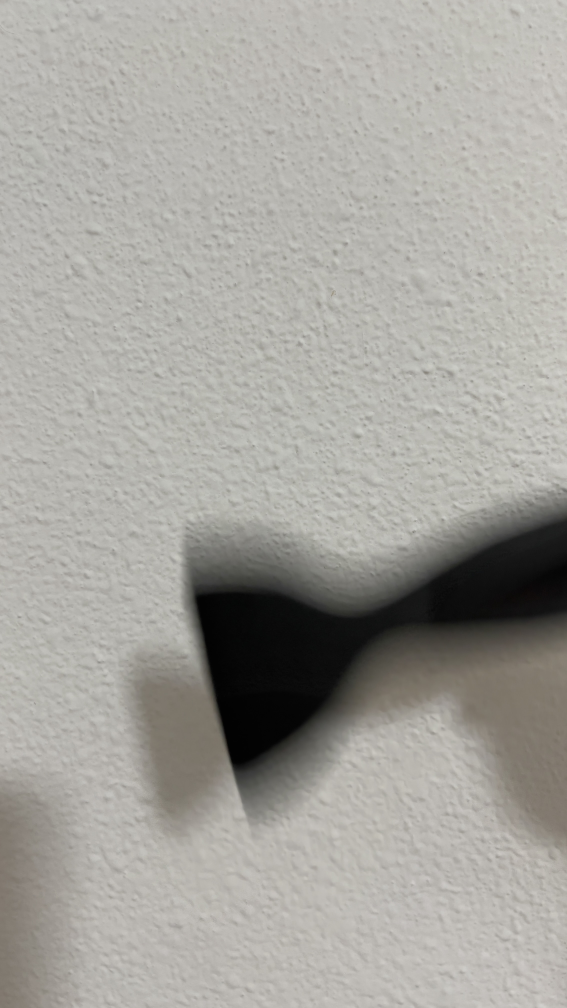
#> input picture assets/images/IMG_1143.jpg, 2268 x 4032 px (shown at 1/4 size)
$ python compute_alpha.py ../../assets/images/IMG_1143.jpg ../../assets/images/car.jpg 5
#> lines starting #> are read from the running program, lines starting #| are printed output that depends on the picture
### src/closed_form_matting.py
#!/usr/bin/env python
"""Implementation of Closed-Form Matting.

This module implements natural image matting method described in:
    Levin, Anat, Dani Lischinski, and Yair Weiss. "A closed-form solution to natural image matting."
    IEEE Transactions on Pattern Analysis and Machine Intelligence 30.2 (2008): 228-242.

The code can be used in two ways:
    1. By importing solve_foregound_background in your code:
        ```
            import closed_form_matting
            ...
            # For scribles input
            alpha = closed_form_matting.closed_form_matting_with_scribbles(image, scribbles)

            # For trimap input
            alpha = closed_form_matting.closed_form_matting_with_trimap(image, trimap)

            # For prior with confidence
            alpha = closed_form_matting.closed_form_matting_with_prior(
                image, prior, prior_confidence, optional_const_mask)

            # To get Matting Laplacian for image
            laplacian = compute_laplacian(image, optional_const_mask)
        ```
    2. From command line:
        ```
            # Scribbles input
            ./closed_form_matting.py input_image.png -s scribbles_image.png  -o output_alpha.png

            # Trimap input
            ./closed_form_matting.py input_image.png -t scribbles_image.png  -o output_alpha.png

            # Add flag --solve-fg to compute foreground color and output RGBA image instead
            # of alpha.
        ```
"""

from __future__ import division

import logging

import cv2
import numpy as np
from numpy.lib.stride_tricks import as_strided
import scipy.sparse
import scipy.sparse.linalg

def _rolling_block(A, block=(3, 3)):
    """Applies sliding window to given matrix."""
    shape = (A.shape[0] - block[0] + 1, A.shape[1] - block[1] + 1) + block
    strides = (A.strides[0], A.strides[1]) + A.strides
    return as_strided(A, shape=shape, strides=strides)


def compute_laplacian(img: np.ndarray, mask=None, eps: float =10**(-7), win_rad: int =1):
    """Computes Matting Laplacian for a given image.

    Args:
        img: 3-dim numpy matrix with input image
        mask: mask of pixels for which Laplacian will be computed.
            If not set Laplacian will be computed for all pixels.
        eps: regularization parameter controlling alpha smoothness
            from Eq. 12 of the original paper. Defaults to 1e-7.
        win_rad: radius of window used to build Matting Laplacian (i.e.
            radius of omega_k in Eq. 12).
    Returns: sparse matrix holding Matting Laplacian.
    """

    win_size = (win_rad * 2 + 1) ** 2
    h, w, d = img.shape
    # Number of window centre indices in h, w axes
    c_h, c_w = h - 2 * win_rad, w - 2 * win_rad
    win_diam = win_rad * 2 + 1

    indsM = np.arange(h * w).reshape((h, w))
    ravelImg = img.reshape(h * w, d)
    win_inds = _rolling_block(indsM, block=(win_diam, win_diam))

    win_inds = win_inds.reshape(c_h, c_w, win_size)
    if mask is not None:
        mask = cv2.dilate(
            mask.astype(np.uint8),
            np.ones((win_diam, win_diam), np.uint8)
        ).astype(bool)
        win_mask = np.sum(mask.ravel()[win_inds], axis=2)
        win_inds = win_inds[win_mask > 0, :]
    else:
        win_inds = win_inds.reshape(-1, win_size)


    winI = ravelImg[win_inds]

    win_mu = np.mean(winI, axis=1, keepdims=True)
    win_var = np.einsum('...ji,...jk ->...ik', winI, winI) / win_size - np.einsum('...ji,...jk ->...ik', win_mu, win_mu)

    A = win_var + (eps/win_size)*np.eye(3)
    B = (winI - win_mu).transpose(0, 2, 1)
    X = np.linalg.solve(A, B).transpose(0, 2, 1)
    vals = np.eye(win_size) - (1.0/win_size)*(1 + X @ B)

    nz_indsCol = np.tile(win_inds, win_size).ravel()
    nz_indsRow = np.repeat(win_inds, win_size).ravel()
    nz_indsVal = vals.ravel()
    L = scipy.sparse.coo_matrix((nz_indsVal, (nz_indsRow, nz_indsCol)), shape=(h*w, h*w))

    # rewrite L in CSR format
    #L = scipy.sparse.csr_matrix((nz_indsVal, nz_indsCol, np.arange(0, nz_indsVal.shape[0] + 1, win_size)), shape=(h*w, h*w))
    return L


def closed_form_matting_with_prior(image, prior, prior_confidence, consts_map=None):
    """Applies closed form matting with prior alpha map to image.

    Args:
        image: 3-dim numpy matrix with input image.
        prior: matrix of same width and height as input image holding apriori alpha map.
        prior_confidence: matrix of the same shape as prior hodling confidence of prior alpha.
        consts_map: binary mask of pixels that aren't expected to change due to high
            prior confidence.

    Returns: 2-dim matrix holding computed alpha map.
    """

    assert image.shape[:2] == prior.shape, ('prior must be 2D matrix with height and width equal '
                                            'to image.')
    assert image.shape[:2] == prior_confidence.shape, ('prior_confidence must be 2D matrix with '
                                                       'height and width equal to image.')
    assert (consts_map is None) or image.shape[:2] == consts_map.shape, (
        'consts_map must be 2D matrix with height and width equal to image.')

    logging.info('Computing Matting Laplacian.')
    laplacian = compute_laplacian(image, ~consts_map if consts_map is not None else None)
    confidence = scipy.sparse.diags(prior_confidence.ravel())
    logging.info('Solving for alpha.')
    solution = scipy.sparse.linalg.spsolve(
        laplacian + confidence,
        prior.ravel() * prior_confidence.ravel()
    )
    alpha = np.minimum(np.maximum(solution.reshape(prior.shape), 0), 1)
    return alpha


# [7 lines left out: function closed_form_matting_with_trimap, not called in this run]


def closed_form_matting_with_scribbles(image, scribbles, scribbles_confidence=100.0):
    """Apply Closed-Form matting to given image using scribbles image."""

    assert image.shape == scribbles.shape, 'scribbles must have exactly same shape as image.'
    prior = np.sign(np.sum(scribbles - image, axis=2)) / 2 + 0.5
    consts_map = prior != 0.5
    return closed_form_matting_with_prior(
        image,
        prior,
        scribbles_confidence * consts_map,
        consts_map
    )


closed_form_matting = closed_form_matting_with_trimap

# [37 lines left out: function main, not called in this run]


# [2 lines that do not run on import are left out]

### src/Davide/compute_alpha.py
import cv2
import numpy as np
import os
import sys
from src.Davide import closed_form_matting


def process_alpha_matte(image_path, scribbles_path, max_dimension=500, display=True, save=True):
    """
    Process images to generate an alpha matte using closed form matting.

    Args:
        image_path (str): Path to the original image
        scribbles_path (str): Path to the scribbles image
        max_dimension (int): Maximum allowed dimension (width or height) for processing
                            Set to None to disable resizing
        display (bool): Whether to display the result in a window
        save (bool): Whether to save the result to file

    Returns:
        numpy.ndarray: The computed alpha matte (at original size)
    """
    # Load the original image and scribbles
    original_image = cv2.imread(image_path, cv2.IMREAD_COLOR)
    original_scribbles = cv2.imread(scribbles_path, cv2.IMREAD_COLOR)

    if original_image is None or original_scribbles is None:
        raise ValueError(f"Could not load image files: {image_path} or {scribbles_path}")

    # Save original dimensions for later
    original_height, original_width = original_image.shape[:2]
    scale_factor = 1.0

    # Resize if necessary
    if max_dimension is not None:
        # Check if resizing is needed
        if original_height > max_dimension or original_width > max_dimension:
            # Calculate scale factor to match max dimension
            scale_factor = max_dimension / max(original_height, original_width)

            # Compute new dimensions
            new_width = int(original_width * scale_factor)
            new_height = int(original_height * scale_factor)

            print(f"Resizing images from {original_width}x{original_height} to {new_width}x{new_height} to avoid memory issues")

            # Resize images for processing
            image = cv2.resize(original_image, (new_width, new_height), interpolation=cv2.INTER_AREA)
            scribbles = cv2.resize(original_scribbles, (new_width, new_height), interpolation=cv2.INTER_AREA)
        else:
            # No resizing needed
            image = original_image.copy()
            scribbles = original_scribbles.copy()
    else:
        # No resizing requested
        image = original_image.copy()
        scribbles = original_scribbles.copy()

    # Normalize to [0, 1] range for matting
    image = image / 255.0
    scribbles = scribbles / 255.0

    # Compute the alpha matte
    print("Computing alpha matte...")
    alpha = closed_form_matting.closed_form_matting_with_scribbles(image, scribbles)

    # Resize alpha back to original dimensions if it was resized
    if scale_factor < 1.0:
        print("Resizing alpha matte back to original dimensions...")
        alpha = cv2.resize(alpha, (original_width, original_height), interpolation=cv2.INTER_CUBIC)

    if save:
        # Extract just the filename without extension for output naming
        image_filename = os.path.splitext(os.path.basename(image_path))[0]

        # Create output directory if it doesn't exist
        output_dir = "../../output/alpha"
        os.makedirs(output_dir, exist_ok=True)

        # Define output path
        output_path = os.path.join(output_dir, f"{image_filename}_alpha.png")

        # Save the alpha matte as a PNG file
        alpha_scaled = (alpha * 255).astype(np.uint8)
        cv2.imwrite(output_path, alpha_scaled)
        print(f"Alpha matte saved to: {output_path}")

    if display:
        # Display the alpha matte (resize for display if it's very large)
        display_alpha = alpha.copy()
        if original_height > 800 or original_width > 1200:
            display_scale = min(800 / original_height, 1200 / original_width)
            display_width = int(original_width * display_scale)
            display_height = int(original_height * display_scale)
            display_alpha = cv2.resize(display_alpha, (display_width, display_height), interpolation=cv2.INTER_AREA)

        cv2.imshow("Alpha Matte", display_alpha)

    return alpha

def main():
    # Check if correct number of arguments is provided
    if len(sys.argv) < 3:
        print("Usage: python3 main.py image.png scribble.png [max_dimension]")
        sys.exit(1)

    image_path = sys.argv[1]
    scribbles_path = sys.argv[2]

    # Optional max dimension parameter
    max_dimension = 500  # Default value
    if len(sys.argv) >= 4:
        try:
            max_dimension = int(sys.argv[3])
        except ValueError:
            print("Warning: max_dimension must be an integer. Using default value of 500.")

    process_alpha_matte(image_path, scribbles_path, max_dimension=max_dimension)
#> in process_alpha_matte, original_image is the input picture: shape (4032, 2268, 3); mean B, G, R 157.8, 163.3, 165.1
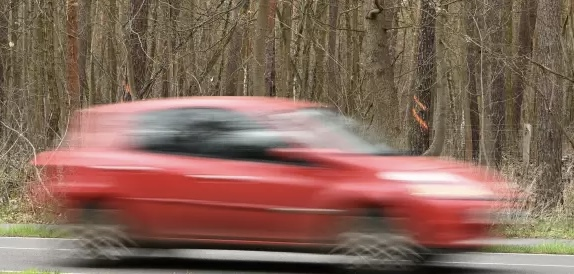
#> input picture assets/images/car.jpg, 574 x 274 px
#> in process_alpha_matte, original_scribbles is the input picture: shape (274, 574, 3); mean B, G, R 89.6, 103.6, 132.7
#| Resizing images from 2268x4032 to 2x5 to avoid memory issues
#> in closed_form_matting_with_scribbles, `prior = np.sign(np.sum(scribbles - image, axis=2)) / 2 + 0.5`: prior = [[0, 0], [0, 0], [0, 0], [0, 1], [0, 0]]
#> in closed_form_matting_with_scribbles, `consts_map = prior != 0.5`: consts_map = [[True, True], [True, True], [True, True], [True, True], [True, True]]
#> in compute_laplacian, `ravelImg = img.reshape(h * w, d)`: ravelImg = [[0.698, 0.718, 0.722], [0.718, 0.737, 0.745], [0.69, 0.71, 0.714], [0.702, 0.725, 0.729], [0.643, 0.663, 0.663], [0.537, 0.557, 0.557], [0.482, 0.502, 0.514], [0.384, 0.412, 0.424], [0.639, 0.663, 0.678], [0.694, 0.718, 0.729]]
#> in compute_laplacian, `mask = cv2.dilate( mask.astype(np.uint8), np.ones((win_diam, win_diam)..`: mask = [[False, False], [False, False], [False, False], [False, False], [False, False]]
#> in compute_laplacian, `win_mask = np.sum(mask.ravel()[win_inds], axis=2)`: win_mask = empty array
#> in closed_form_matting_with_prior, `solution = scipy.sparse.linalg.spsolve( laplacian + confidence, prior...`: solution = [0, 0, 0, 0, 0, 0, 0, 1, 0, 0]
#> in closed_form_matting_with_prior, `alpha = np.minimum(np.maximum(solution.reshape(prior.shape), 0), 1)`: alpha = [[0, 0], [0, 0], [0, 0], [0, 1], [0, 0]]
#> in process_alpha_matte, `alpha = cv2.resize(alpha, (original_width, original_height), interpola..`:
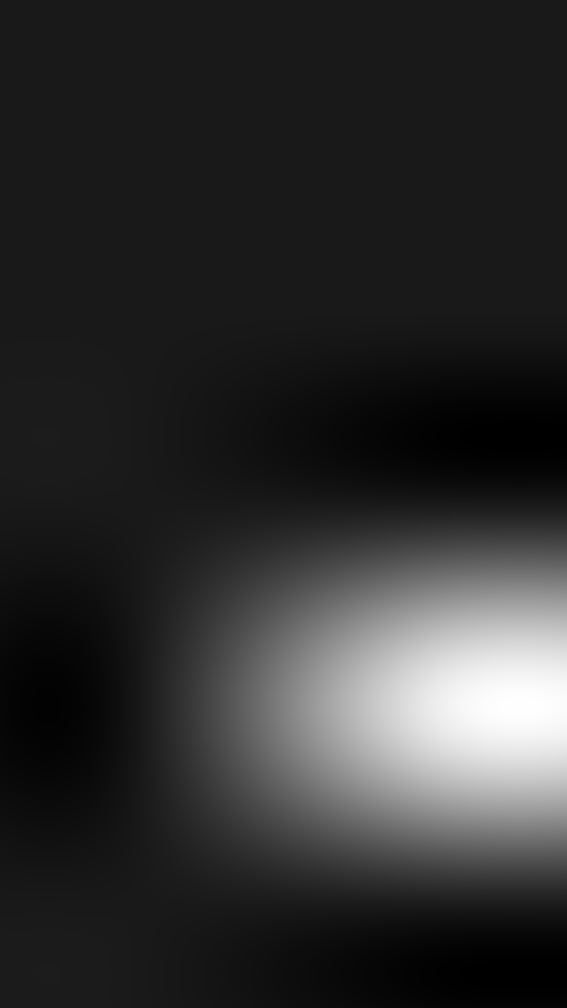
#> alpha: shape (4032, 2268) float64 (shown at 1/4 size); min -0.123, max 1.11, mean 0.102; drawn with min black and max white
#> in process_alpha_matte, `alpha_scaled = (alpha * 255).astype(np.uint8)`:
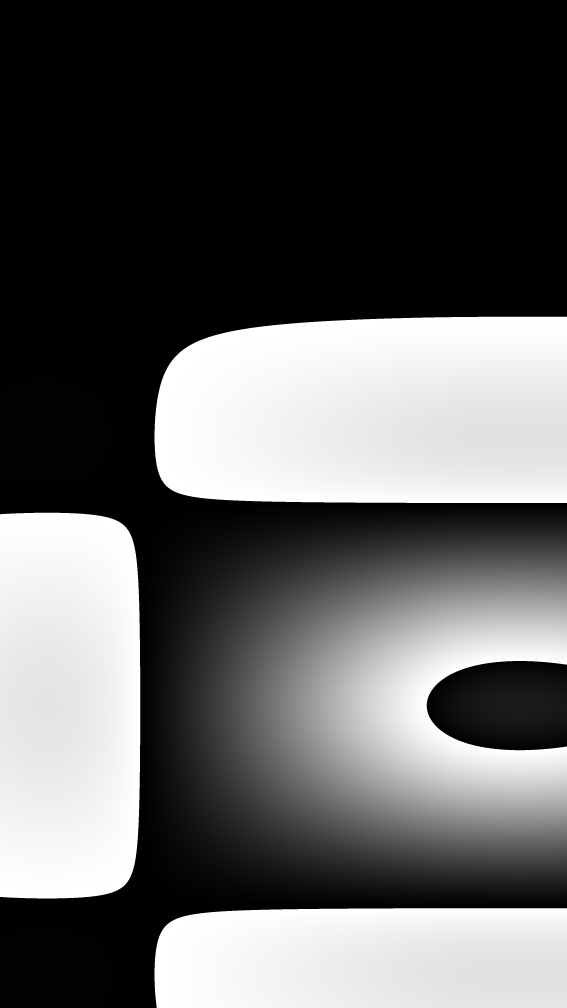
#> alpha_scaled: shape (4032, 2268) (shown at 1/4 size); min 0, max 255, mean 95
#> in process_alpha_matte, `display_alpha = cv2.resize(display_alpha, (display_width, display_heig..`:
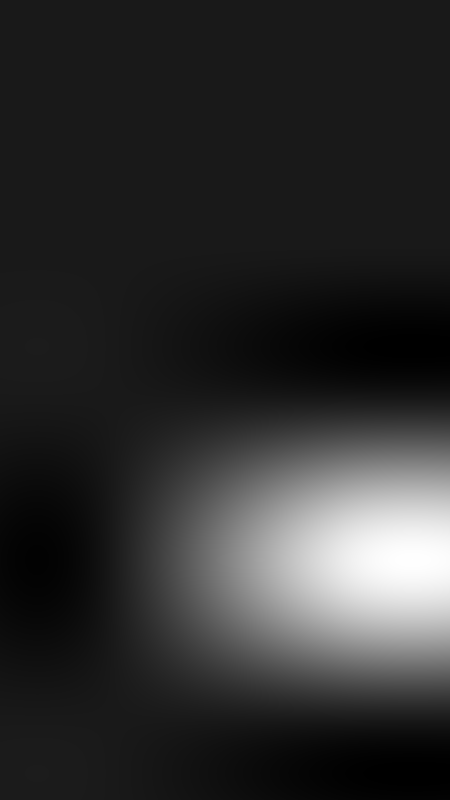
#> display_alpha: shape (800, 450) float64; min -0.123, max 1.11, mean 0.102; drawn with min black and max white

if __name__ == "__main__":
    main()
